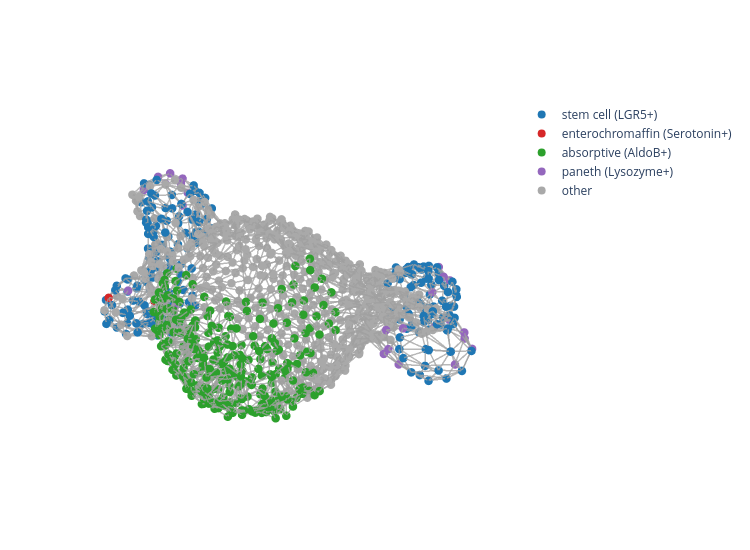

The code cell stored with this chart in its notebook:
### Code cell
from src.organoid_plotting import plot_organoid_graph


nodes = sorted(G.nodes())
centroids = np.array([G.nodes[n]["centroid"] for n in nodes])
# centroids = np.array([G.nodes[n]["proj_point"] for n in nodes])  # (N_cells, 3)
markers_bin = np.array([G.nodes[n]["markers_bin"] for n in nodes])

n_cells = markers_bin.shape[0]   # number of nodes

colors = np.full(n_cells, "darkgray", dtype=object)  # baseline: one color per node

colors[markers_bin[:,0] == 1] = "#1f77b4"   # blue
colors[markers_bin[:,4] == 1] = "#2ca02c"   # green
colors[markers_bin[:,8] == 1] = "#d62728"   # red
colors[markers_bin[:,9] == 1] = "#9467bd"   # purple


print(centroids.shape)
print(markers_bin.shape)


fig = plot_organoid_graph(
    centroids,
    G,
    node_values=colors,   # <--- important
    node_size=5,
    edge_width=3.0,
)

fig.update_layout(
    scene_camera=dict(
        eye=dict(x=-0.8, y=-0.8, z=1.2)   # position of the camera
    )
)

fig.update_layout(
    scene = dict(
        xaxis=dict(visible=False),
        yaxis=dict(visible=False),
        zaxis=dict(visible=False),
        bgcolor='rgba(0,0,0,0)',   # optional, makes background transparent
    )
)

legend_traces = [
    go.Scatter3d(
        x=[None], y=[None], z=[None],
        mode="markers",
        marker=dict(size=8, color="#1f77b4"),
        name="stem cell (LGR5+)",
        showlegend=True
    ),
    go.Scatter3d(
        x=[None], y=[None], z=[None],
        mode="markers",
        marker=dict(size=8, color="#d62728"),
        name="enterochromaffin (Serotonin+)",
        showlegend=True
    ),
    go.Scatter3d(
        x=[None], y=[None], z=[None],
        mode="markers",
        marker=dict(size=8, color="#2ca02c"),
        name="absorptive (AldoB+)",
        showlegend=True
    ),
    go.Scatter3d(
        x=[None], y=[None], z=[None],
        mode="markers",
        marker=dict(size=8, color="#9467bd"),
        name="paneth (Lysozyme+)",
        showlegend=True
    ),
    go.Scatter3d(
        x=[None], y=[None], z=[None],
        mode="markers",
        marker=dict(size=8, color='darkgray'),
        name="other",
        showlegend=True
    ),
]

for tr in legend_traces:
    fig.add_trace(tr)

fig.update_layout(height=550, width=750)
fig.show()

### Figure 1 — Plotly figure (JSON) as saved in the notebook; plotly's stock layout.template omitted (floating-point values rounded to 4 significant figures; data arrays with more than 128 entries replaced by an {"elided": "..."} marker saying what was removed)
{"data": [{"hoverinfo": "skip", "line": {"color": "rgba(120,120,120,0.75)", "width": 3}, "mode": "lines", "showlegend": false, "type": "scatter3d", "x": {"elided": "9279 float values"}, "y": {"elided": "9279 float values"}, "z": {"elided": "9279 float values"}}, {"hoverinfo": "skip", "marker": {"color": {"elided": "1030 str values"}, "line": {"width": 0}, "size": 5}, "mode": "markers", "showlegend": false, "type": "scatter3d", "x": {"elided": "1030 float values"}, "y": {"elided": "1030 float values"}, "z": {"elided": "1030 float values"}}, {"marker": {"color": "#1f77b4", "size": 8}, "mode": "markers", "name": "stem cell (LGR5+)", "showlegend": true, "type": "scatter3d", "x": [null], "y": [null], "z": [null]}, {"marker": {"color": "#d62728", "size": 8}, "mode": "markers", "name": "enterochromaffin (Serotonin+)", "showlegend": true, "type": "scatter3d", "x": [null], "y": [null], "z": [null]}, {"marker": {"color": "#2ca02c", "size": 8}, "mode": "markers", "name": "absorptive (AldoB+)", "showlegend": true, "type": "scatter3d", "x": [null], "y": [null], "z": [null]}, {"marker": {"color": "#9467bd", "size": 8}, "mode": "markers", "name": "paneth (Lysozyme+)", "showlegend": true, "type": "scatter3d", "x": [null], "y": [null], "z": [null]}, {"marker": {"color": "darkgray", "size": 8}, "mode": "markers", "name": "other", "showlegend": true, "type": "scatter3d", "x": [null], "y": [null], "z": [null]}], "layout": {"height": 550, "scene": {"aspectmode": "data", "bgcolor": "rgba(0,0,0,0)", "camera": {"eye": {"x": -0.8, "y": -0.8, "z": 1.2}}, "xaxis": {"title": {"text": "X"}, "visible": false}, "yaxis": {"title": {"text": "Y"}, "visible": false}, "zaxis": {"title": {"text": "Z"}, "visible": false}}, "width": 750}}
